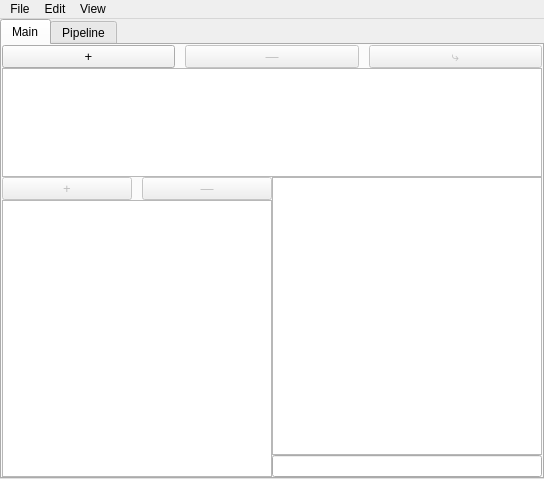
<?xml version="1.0" encoding="UTF-8"?>
<ui version="4.0">
 <class>MainWindow</class>
 <widget class="QMainWindow" name="MainWindow">
  <property name="geometry">
   <rect>
    <x>0</x>
    <y>0</y>
    <width>544</width>
    <height>479</height>
   </rect>
  </property>
  <property name="sizePolicy">
   <sizepolicy hsizetype="Expanding" vsizetype="Expanding">
    <horstretch>0</horstretch>
    <verstretch>0</verstretch>
   </sizepolicy>
  </property>
  <property name="windowTitle">
   <string>Hedgehog</string>
  </property>
  <property name="windowIcon">
   <iconset resource="resource.qrc">
    <normaloff>:/hedgehog.ico</normaloff>:/hedgehog.ico</iconset>
  </property>
  <widget class="QWidget" name="centralwidget">
   <layout class="QGridLayout" name="gridLayout_4">
    <property name="leftMargin">
     <number>0</number>
    </property>
    <property name="topMargin">
     <number>0</number>
    </property>
    <property name="rightMargin">
     <number>0</number>
    </property>
    <property name="bottomMargin">
     <number>0</number>
    </property>
    <property name="spacing">
     <number>0</number>
    </property>
    <item row="0" column="0">
     <widget class="QTabWidget" name="tabWidget">
      <property name="currentIndex">
       <number>0</number>
      </property>
      <widget class="QWidget" name="tab_0">
       <attribute name="title">
        <string>Main</string>
       </attribute>
       <layout class="QGridLayout" name="gridLayout">
        <property name="leftMargin">
         <number>0</number>
        </property>
        <property name="topMargin">
         <number>0</number>
        </property>
        <property name="rightMargin">
         <number>0</number>
        </property>
        <property name="bottomMargin">
         <number>0</number>
        </property>
        <property name="spacing">
         <number>0</number>
        </property>
        <item row="0" column="0">
         <widget class="QSplitter" name="splitter_3">
          <property name="orientation">
           <enum>Qt::Vertical</enum>
          </property>
          <property name="handleWidth">
           <number>0</number>
          </property>
          <widget class="QSplitter" name="splitter">
           <property name="sizePolicy">
            <sizepolicy hsizetype="Expanding" vsizetype="Expanding">
             <horstretch>0</horstretch>
             <verstretch>0</verstretch>
            </sizepolicy>
           </property>
           <property name="orientation">
            <enum>Qt::Horizontal</enum>
           </property>
           <property name="handleWidth">
            <number>0</number>
           </property>
           <property name="childrenCollapsible">
            <bool>false</bool>
           </property>
           <widget class="QWidget" name="layoutWidget">
            <layout class="QVBoxLayout" name="verticalLayout">
             <property name="spacing">
              <number>0</number>
             </property>
             <item>
              <layout class="QHBoxLayout" name="horizontalLayout" stretch="0,0,0">
               <property name="spacing">
                <number>10</number>
               </property>
               <property name="sizeConstraint">
                <enum>QLayout::SetDefaultConstraint</enum>
               </property>
               <item>
                <widget class="QPushButton" name="pushButton_plus_tree">
                 <property name="enabled">
                  <bool>true</bool>
                 </property>
                 <property name="font">
                  <font>
                   <pointsize>10</pointsize>
                  </font>
                 </property>
                 <property name="text">
                  <string>+</string>
                 </property>
                </widget>
               </item>
               <item>
                <widget class="QPushButton" name="pushButton_minus_tree">
                 <property name="enabled">
                  <bool>false</bool>
                 </property>
                 <property name="font">
                  <font>
                   <pointsize>10</pointsize>
                  </font>
                 </property>
                 <property name="text">
                  <string>—</string>
                 </property>
                </widget>
               </item>
               <item>
                <widget class="QPushButton" name="pushButton_new_child_row_tree">
                 <property name="enabled">
                  <bool>false</bool>
                 </property>
                 <property name="font">
                  <font>
                   <pointsize>10</pointsize>
                  </font>
                 </property>
                 <property name="text">
                  <string>⤷</string>
                 </property>
                </widget>
               </item>
              </layout>
             </item>
             <item>
              <widget class="QTreeView" name="treeView">
               <property name="sizePolicy">
                <sizepolicy hsizetype="Expanding" vsizetype="Expanding">
                 <horstretch>1</horstretch>
                 <verstretch>3</verstretch>
                </sizepolicy>
               </property>
               <property name="horizontalScrollBarPolicy">
                <enum>Qt::ScrollBarAsNeeded</enum>
               </property>
               <property name="sizeAdjustPolicy">
                <enum>QAbstractScrollArea::AdjustToContents</enum>
               </property>
               <attribute name="headerVisible">
                <bool>false</bool>
               </attribute>
              </widget>
             </item>
            </layout>
           </widget>
           <widget class="QWidget" name="gridLayoutWidget">
            <layout class="QGridLayout" name="gridLayout_2">
             <property name="spacing">
              <number>0</number>
             </property>
            </layout>
           </widget>
          </widget>
          <widget class="QSplitter" name="splitter_2">
           <property name="orientation">
            <enum>Qt::Horizontal</enum>
           </property>
           <property name="handleWidth">
            <number>0</number>
           </property>
           <widget class="QWidget" name="layoutWidget">
            <layout class="QVBoxLayout" name="verticalLayout_2" stretch="0,0">
             <property name="spacing">
              <number>0</number>
             </property>
             <item>
              <layout class="QHBoxLayout" name="horizontalLayout_2" stretch="0,0">
               <property name="spacing">
                <number>10</number>
               </property>
               <item>
                <widget class="QPushButton" name="pushButton_plus_table">
                 <property name="enabled">
                  <bool>false</bool>
                 </property>
                 <property name="font">
                  <font>
                   <pointsize>10</pointsize>
                  </font>
                 </property>
                 <property name="text">
                  <string>+</string>
                 </property>
                </widget>
               </item>
               <item>
                <widget class="QPushButton" name="pushButton_minus_table">
                 <property name="enabled">
                  <bool>false</bool>
                 </property>
                 <property name="font">
                  <font>
                   <pointsize>10</pointsize>
                  </font>
                 </property>
                 <property name="text">
                  <string>—</string>
                 </property>
                </widget>
               </item>
              </layout>
             </item>
             <item>
              <widget class="QTableView" name="tableView">
               <property name="sizePolicy">
                <sizepolicy hsizetype="Expanding" vsizetype="Expanding">
                 <horstretch>0</horstretch>
                 <verstretch>0</verstretch>
                </sizepolicy>
               </property>
               <property name="selectionMode">
                <enum>QAbstractItemView::SingleSelection</enum>
               </property>
               <property name="selectionBehavior">
                <enum>QAbstractItemView::SelectRows</enum>
               </property>
               <attribute name="horizontalHeaderCascadingSectionResizes">
                <bool>false</bool>
               </attribute>
               <attribute name="horizontalHeaderMinimumSectionSize">
                <number>50</number>
               </attribute>
               <attribute name="horizontalHeaderStretchLastSection">
                <bool>true</bool>
               </attribute>
               <attribute name="verticalHeaderVisible">
                <bool>false</bool>
               </attribute>
              </widget>
             </item>
            </layout>
           </widget>
           <widget class="QWidget" name="layoutWidget">
            <layout class="QVBoxLayout" name="verticalLayout_3">
             <property name="spacing">
              <number>0</number>
             </property>
             <item>
              <widget class="QTextEdit" name="consoleOutput">
               <property name="enabled">
                <bool>true</bool>
               </property>
               <property name="readOnly">
                <bool>true</bool>
               </property>
              </widget>
             </item>
             <item>
              <widget class="QLineEdit" name="consoleInput"/>
             </item>
            </layout>
           </widget>
          </widget>
         </widget>
        </item>
       </layout>
      </widget>
      <widget class="QWidget" name="tab_1">
       <attribute name="title">
        <string>Pipeline</string>
       </attribute>
       <layout class="QGridLayout" name="gridLayout_3">
        <property name="leftMargin">
         <number>0</number>
        </property>
        <property name="topMargin">
         <number>0</number>
        </property>
        <property name="rightMargin">
         <number>0</number>
        </property>
        <property name="bottomMargin">
         <number>0</number>
        </property>
        <property name="spacing">
         <number>0</number>
        </property>
        <item row="0" column="0">
         <widget class="QSplitter" name="splitter_5">
          <property name="orientation">
           <enum>Qt::Vertical</enum>
          </property>
          <property name="handleWidth">
           <number>0</number>
          </property>
          <widget class="QSplitter" name="splitter_4">
           <property name="orientation">
            <enum>Qt::Horizontal</enum>
           </property>
           <property name="handleWidth">
            <number>0</number>
           </property>
           <property name="childrenCollapsible">
            <bool>false</bool>
           </property>
           <widget class="QListView" name="listView">
            <property name="sizePolicy">
             <sizepolicy hsizetype="Expanding" vsizetype="Expanding">
              <horstretch>1</horstretch>
              <verstretch>1</verstretch>
             </sizepolicy>
            </property>
           </widget>
           <widget class="QScrollArea" name="scrollArea">
            <property name="sizePolicy">
             <sizepolicy hsizetype="Expanding" vsizetype="Expanding">
              <horstretch>200</horstretch>
              <verstretch>0</verstretch>
             </sizepolicy>
            </property>
            <property name="widgetResizable">
             <bool>true</bool>
            </property>
            <widget class="BlockField" name="scrollAreaWidgetContents">
             <property name="geometry">
              <rect>
               <x>0</x>
               <y>0</y>
               <width>234</width>
               <height>201</height>
              </rect>
             </property>
             <property name="sizePolicy">
              <sizepolicy hsizetype="Expanding" vsizetype="Expanding">
               <horstretch>200</horstretch>
               <verstretch>0</verstretch>
              </sizepolicy>
             </property>
            </widget>
           </widget>
          </widget>
          <widget class="QWidget" name="layoutWidget">
           <layout class="QHBoxLayout" name="horizontalLayout_3">
            <item>
             <layout class="QVBoxLayout" name="verticalLayout_4">
              <property name="spacing">
               <number>0</number>
              </property>
              <item>
               <widget class="QTextEdit" name="consoleOutput_2">
                <property name="enabled">
                 <bool>true</bool>
                </property>
                <property name="undoRedoEnabled">
                 <bool>false</bool>
                </property>
                <property name="readOnly">
                 <bool>true</bool>
                </property>
               </widget>
              </item>
              <item>
               <widget class="QLineEdit" name="consoleInput_2"/>
              </item>
             </layout>
            </item>
            <item>
             <widget class="QPushButton" name="pushButton_pausePipeline">
              <property name="sizePolicy">
               <sizepolicy hsizetype="Minimum" vsizetype="Fixed">
                <horstretch>0</horstretch>
                <verstretch>0</verstretch>
               </sizepolicy>
              </property>
              <property name="text">
               <string>▶</string>
              </property>
             </widget>
            </item>
            <item>
             <widget class="QPushButton" name="pushButton_stopPipeline">
              <property name="text">
               <string>STOP</string>
              </property>
             </widget>
            </item>
           </layout>
          </widget>
         </widget>
        </item>
       </layout>
      </widget>
     </widget>
    </item>
   </layout>
  </widget>
  <widget class="QMenuBar" name="menubar">
   <property name="geometry">
    <rect>
     <x>0</x>
     <y>0</y>
     <width>544</width>
     <height>21</height>
    </rect>
   </property>
   <widget class="QMenu" name="menuFile">
    <property name="title">
     <string>File</string>
    </property>
    <addaction name="actionNewFile"/>
    <addaction name="actionOpen"/>
    <addaction name="actionSave"/>
   </widget>
   <widget class="QMenu" name="menuEdit">
    <property name="title">
     <string>Edit</string>
    </property>
    <addaction name="actionUndo"/>
    <addaction name="actionRedo"/>
   </widget>
   <widget class="QMenu" name="menuView">
    <property name="title">
     <string>View</string>
    </property>
    <addaction name="actionGoToFirstBlock"/>
    <addaction name="actionGoToNextBlock"/>
   </widget>
   <addaction name="menuFile"/>
   <addaction name="menuEdit"/>
   <addaction name="menuView"/>
  </widget>
  <action name="actionOpen">
   <property name="checkable">
    <bool>true</bool>
   </property>
   <property name="enabled">
    <bool>true</bool>
   </property>
   <property name="icon">
    <iconset resource="resource.qrc">
     <normaloff>:/folder.ico</normaloff>:/folder.ico</iconset>
   </property>
   <property name="text">
    <string>Open</string>
   </property>
  </action>
  <action name="actionSave">
   <property name="checkable">
    <bool>true</bool>
   </property>
   <property name="icon">
    <iconset resource="resource.qrc">
     <normaloff>:/save.ico</normaloff>:/save.ico</iconset>
   </property>
   <property name="text">
    <string>Save</string>
   </property>
  </action>
  <action name="actionNewFile">
   <property name="checkable">
    <bool>true</bool>
   </property>
   <property name="icon">
    <iconset resource="resource.qrc">
     <normaloff>:/file.ico</normaloff>:/file.ico</iconset>
   </property>
   <property name="text">
    <string>New file</string>
   </property>
  </action>
  <action name="actionUndo">
   <property name="checkable">
    <bool>true</bool>
   </property>
   <property name="icon">
    <iconset resource="resource.qrc">
     <normaloff>:/left.ico</normaloff>:/left.ico</iconset>
   </property>
   <property name="text">
    <string>Undo</string>
   </property>
  </action>
  <action name="actionRedo">
   <property name="checkable">
    <bool>true</bool>
   </property>
   <property name="icon">
    <iconset resource="resource.qrc">
     <normaloff>:/right.ico</normaloff>:/right.ico</iconset>
   </property>
   <property name="text">
    <string>Redo</string>
   </property>
  </action>
  <action name="actionGoToFirstBlock">
   <property name="checkable">
    <bool>true</bool>
   </property>
   <property name="icon">
    <iconset resource="resource.qrc">
     <normaloff>:/magnifier.ico</normaloff>:/magnifier.ico</iconset>
   </property>
   <property name="text">
    <string>Go to first block</string>
   </property>
   <property name="toolTip">
    <string>Go to blocks</string>
   </property>
  </action>
  <action name="actionGoToNextBlock">
   <property name="checkable">
    <bool>true</bool>
   </property>
   <property name="icon">
    <iconset resource="resource.qrc">
     <normaloff>:/magnifier.ico</normaloff>:/magnifier.ico</iconset>
   </property>
   <property name="text">
    <string>Go to next block</string>
   </property>
  </action>
 </widget>
 <customwidgets>
  <customwidget>
   <class>BlockField</class>
   <extends>QWidget</extends>
   <header>blockfield.h</header>
   <container>1</container>
  </customwidget>
 </customwidgets>
 <resources>
  <include location="resource.qrc"/>
 </resources>
 <connections/>
</ui>
